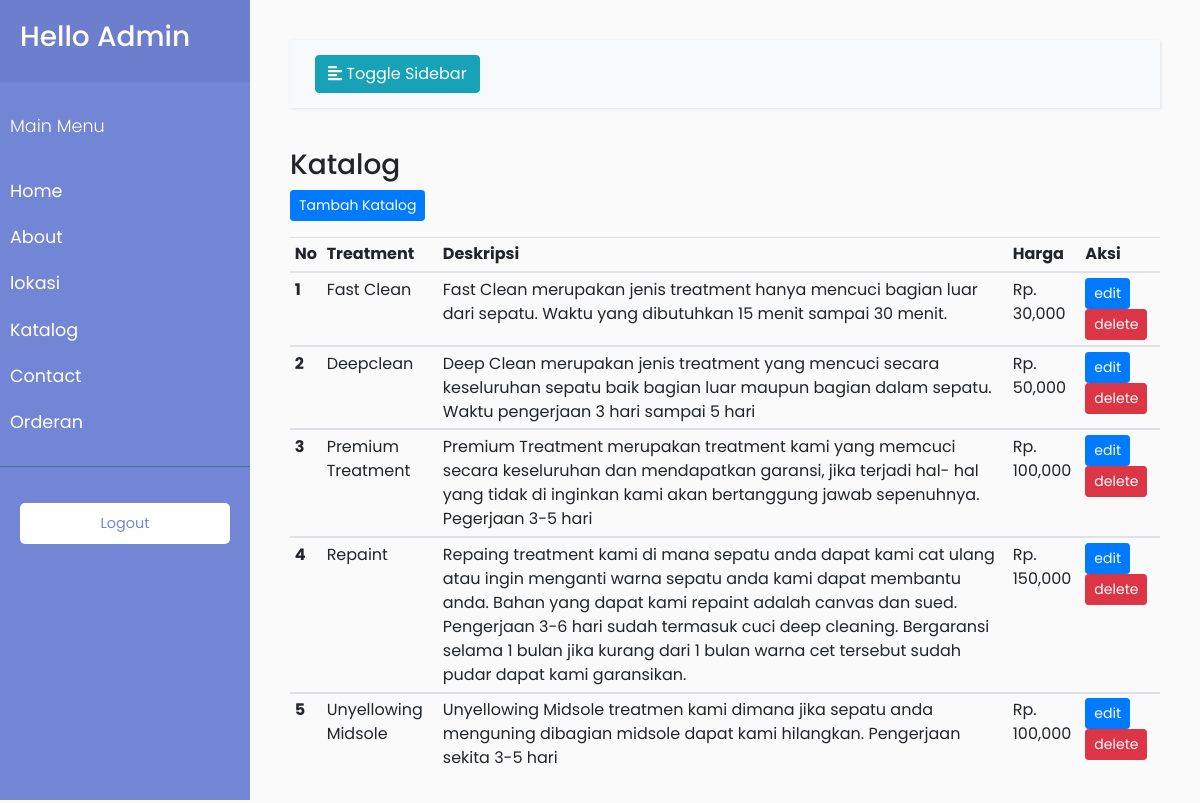
Page /admin/katalog.php on the committed database.
### tables this page shows
CREATE TABLE `katalog` (
  `id_katalog` int(11) NOT NULL,
  `katalog` varchar(50) NOT NULL,
  `deskripsi` text NOT NULL,
  `harga` int(11) NOT NULL
);

### admin/katalog.php (the view, shortened to what this page needs)
<?php
require_once 'main.php';
require_once 'foot.php';
?>
<nav class="navbar navbar-expand-lg navbar-light bg-light">
    <div class="container-fluid">
        <button type="button" id="sidebarCollapse" class="btn btn-info">
            <i class="fas fa-align-left"></i>
            <span>Toggle Sidebar</span>
        </button>
    </div>
</nav>
<h3>Katalog</h3>
<a href="addkat.php" class="btn btn-primary btn-sm">Tambah Katalog</a>
<?php
require_once('conn.php');
?>
<div class="table-responsive mt-3">
    <table class="table table-sm">
        <thead>
            <tr>
                <th scope="col">No</th>
                <th scope="col">Treatment</th>
                <th scope="col">Deskripsi</th>
                <th scope="col">Harga</th>
                <th scope="col">Aksi</th>
            </tr>
        </thead>
        <?php
        $no = 1;
        $select = $conn->query("SELECT * FROM katalog");
        while ($kat = $select->fetch_assoc()) { ?>
            <tbody>
                <tr>
                    <th scope="row"><?= $no; ?></th>
                    <td><?= $kat['katalog']; ?></td>
                    <td><?= $kat['deskripsi']; ?></td>
                    <td>Rp. <?= number_format($kat['harga']); ?></td>
                    <td colspan="2">
                        <a href="editkat.php?id=<?= $kat['id_katalog']; ?>" class="btn btn-primary btn-sm">edit</a>
                        <a href="del_katalog.php?id=<?= $kat['id_katalog']; ?>" class="btn btn-danger btn-sm">delete</a>
                </tr>
            </tbody>
            <?php $no++ ?>
        <?php } ?>
    </table>
</div>

### assets/style2.css (style rules this page uses)
body { font-family: 'Poppins', sans-serif; background: #fafafa; }
a, a:hover, a:focus { color: inherit; text-decoration: none; transition: all 0.3s; }
.navbar { padding: 15px 10px; background: #fff; border: none; border-radius: 0; margin-bottom: 40px; box-shadow: 1px 1px 3px rgba(0, 0, 0, 0.1); }

### rows in the picture
katalog: katalog "Fast Clean", deskripsi "Fast Clean merupakan jenis treatment hanya mencuci bagian luar dari sepatu. Waktu yang dibutuhkan 15 menit sampai 30 menit.", harga "30,000"
katalog: katalog "Deepclean", deskripsi "Deep Clean merupakan jenis treatment yang mencuci secara keseluruhan sepatu baik bagian luar maupun bagian dalam sepatu. Waktu pengerjaan 3 hari sampai 5 hari", harga "50,000"
katalog: katalog "Premium Treatment", deskripsi "Premium Treatment merupakan treatment kami yang memcuci secara keseluruhan dan mendapatkan garansi, jika terjadi hal- hal yang tidak di inginkan kami akan bertanggung jawab sepenuhnya. Pegerjaan 3-5 hari", harga "100,000"
katalog: katalog "Repaint", deskripsi "Repaing treatment kami di mana sepatu anda dapat kami cat ulang atau ingin menganti warna sepatu anda kami dapat membantu anda. Bahan yang dapat kami repaint adalah canvas dan sued. Pengerjaan 3-6 hari sudah termasuk cuci deep cleaning. Bergaransi selama 1 bulan jika kurang dari 1 bulan warna cet tersebut sudah pudar dapat kami garansikan.", harga "150,000"
katalog: katalog "Unyellowing Midsole", deskripsi "Unyellowing Midsole treatmen kami dimana jika sepatu anda menguning dibagian midsole dapat kami hilangkan. Pengerjaan sekita 3-5 hari", harga "100,000"
